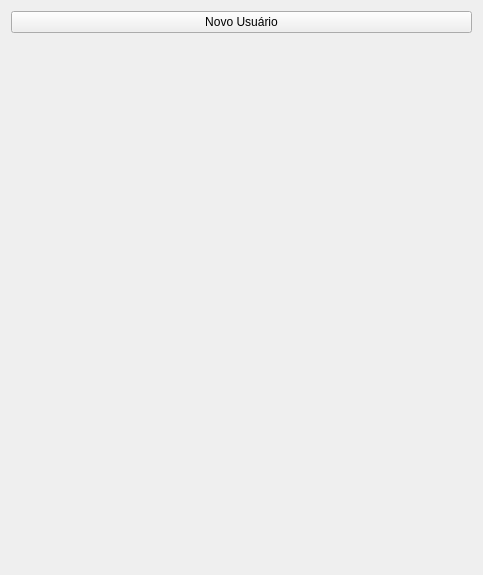
<?xml version="1.0" encoding="UTF-8"?>
<ui version="4.0">
 <class>MainWindow</class>
 <widget class="QMainWindow" name="MainWindow">
  <property name="geometry">
   <rect>
    <x>0</x>
    <y>0</y>
    <width>483</width>
    <height>575</height>
   </rect>
  </property>
  <property name="windowTitle">
   <string>MainWindow</string>
  </property>
  <widget class="QWidget" name="centralWidget">
   <layout class="QVBoxLayout" name="verticalLayout_2">
    <item>
     <widget class="QPushButton" name="btnNewUser">
      <property name="text">
       <string>Novo Usuário</string>
      </property>
      <property name="flat">
       <bool>false</bool>
      </property>
     </widget>
    </item>
    <item>
     <layout class="QVBoxLayout" name="userButtonList">
      <item>
       <spacer name="verticalSpacer">
        <property name="orientation">
         <enum>Qt::Vertical</enum>
        </property>
        <property name="sizeHint" stdset="0">
         <size>
          <width>20</width>
          <height>40</height>
         </size>
        </property>
       </spacer>
      </item>
     </layout>
    </item>
   </layout>
  </widget>
 </widget>
 <layoutdefault spacing="6" margin="11"/>
 <resources/>
 <connections/>
</ui>
